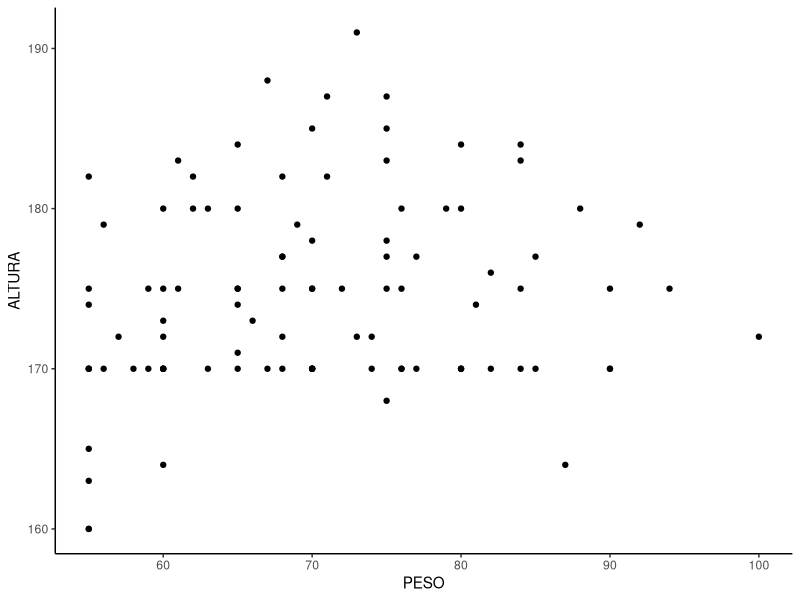
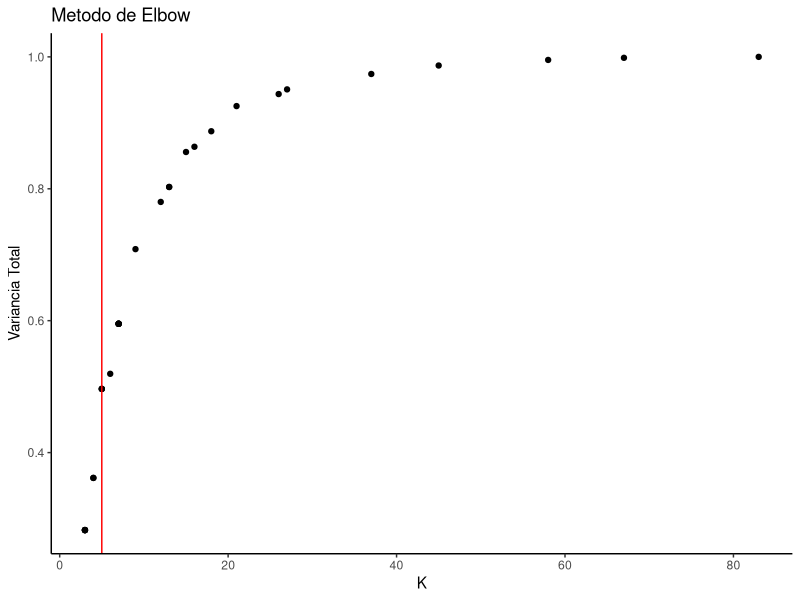
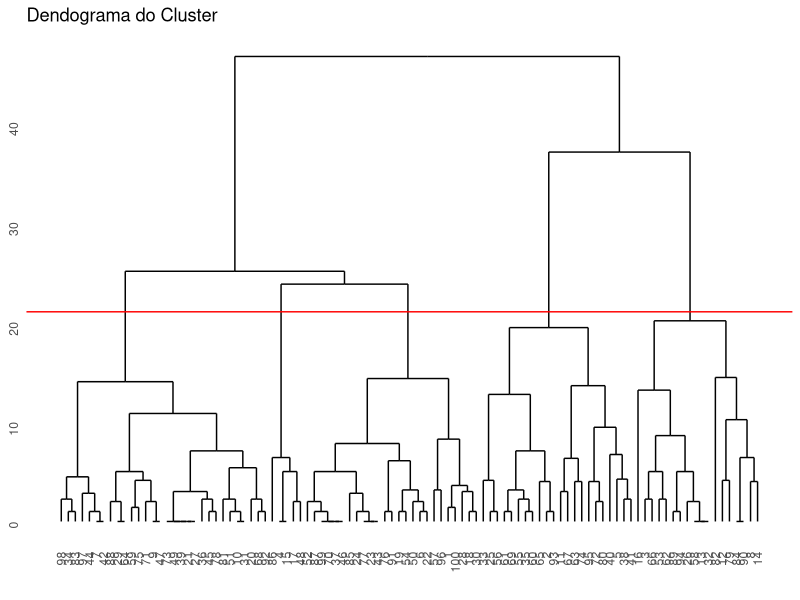
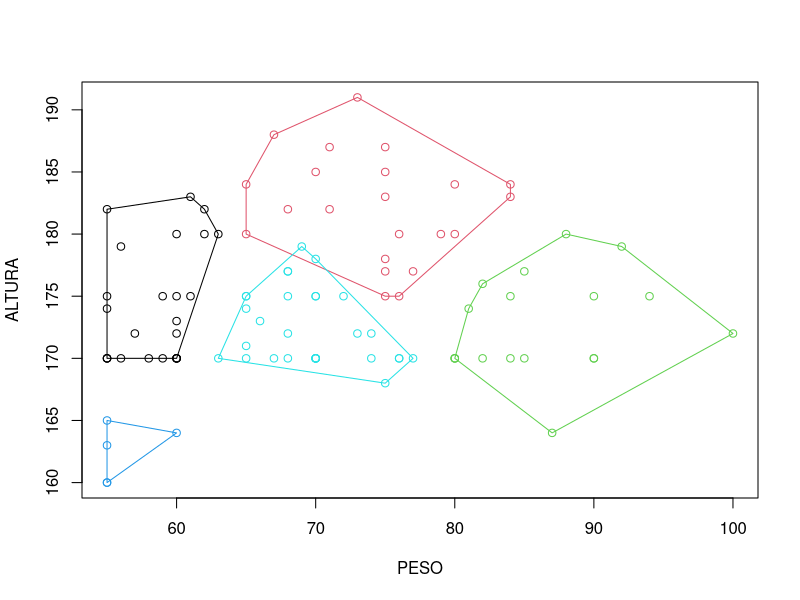

Generate these figures, in order, with R:
## ---- chunk 1
knitr::opts_chunk$set(echo = FALSE, include = TRUE, fig.align = "center", fig.pos = "H")
## ---- chunk 2
library(readr) # ler o arquivo
library(dplyr) # manipular o banco
library(ggplot2) # fazer graficos
library(magrittr) # usar os pipes
library(tidyr) # usar o drop_na
library(ggdendro) # dendograma com ggplot
## ---- chunk 3
sermil2022cps <- read_csv("sermil2022cps.csv", col_select = c(PESO, ALTURA))
## ---- chunk 4
sermil2022cps %<>% drop_na() # tirando as linhas com celulas vazias

set.seed(123456) # semente aleatoria
s1.sermil2022cps <- sermil2022cps %>% slice_sample(n = 100)
## ---- chunk 5
s1.sermil2022cps %>%
  ggplot() +
  geom_point(aes(x = PESO, y = ALTURA)) +
  theme_classic() 
## ---- chunk 6
# clusterizando pelo metodo complete linkage
cluster <- hclust(dist(s1.sermil2022cps), method = "complete")

h <- seq(0, 30, by = 1) # definindo o espa
N <- nrow(s1.sermil2022cps)


totalVar <- numeric(length(h))
K <- numeric(length(h))
Y <- with(s1.sermil2022cps, cbind(ALTURA, PESO))

for(i in seq_along(h)){
  groups <- factor(cutree(cluster, h = h[i]))
  K[i] <- length(levels(groups))
  s.manova <- summary(manova(Y ~ groups), tol = 0)
  
  B <- s.manova$SS$groups
  W <- s.manova$SS$Residuals
  
  totalVar[i] <- det(B)/(det(B+W))
}

data.frame(totalVar, K) %>%
  ggplot() +
  geom_point(aes(x = K, y = totalVar)) +
  geom_vline(xintercept = 5, col = "red") +
  theme_classic() +
  labs(title = "Metodo de Elbow",
       y = "Variancia Total")
## ---- chunk 7
ggdendrogram(cluster) +
  geom_hline(yintercept = h[which.max(K==5)], col = "red") +
  labs(title = "Dendograma do Cluster")
## ---- chunk 8
groups <- cutree(cluster, h = h[which.max(K==5)])

plot(s1.sermil2022cps, col = groups)
for(i in unique(groups)){
  LLL <- s1.sermil2022cps[groups == i,]
  xts <- chull(LLL)
  xts <- c(xts,xts[1])
  lines(LLL[xts,], col = i)
}
